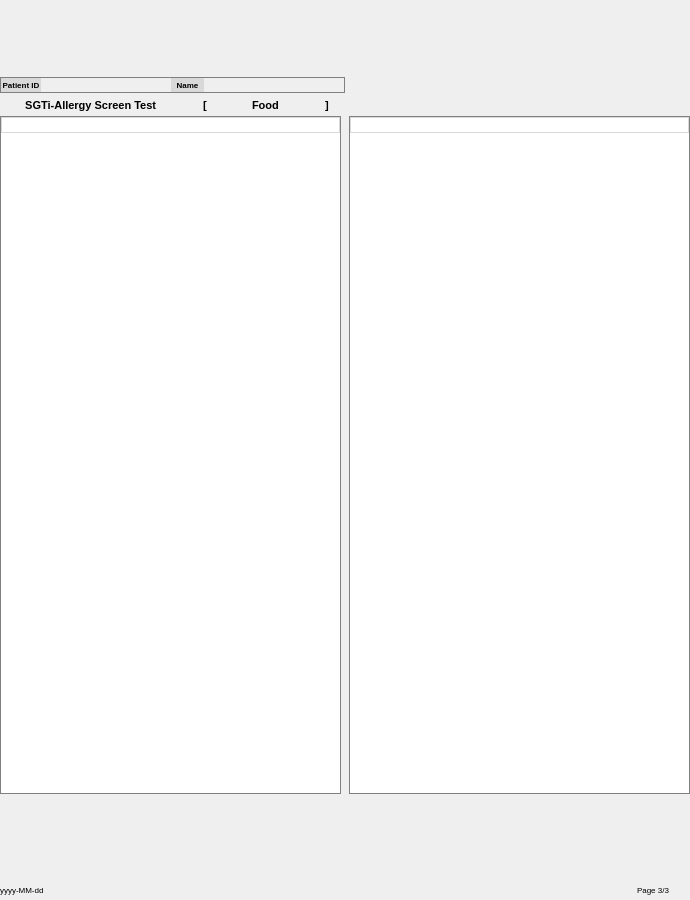
    <widget class="QWidget" name="widgetPage3" native="true">
     <property name="minimumSize">
      <size>
       <width>0</width>
       <height>900</height>
      </size>
     </property>
     <property name="maximumSize">
      <size>
       <width>16777215</width>
       <height>900</height>
      </size>
     </property>
     <layout class="QVBoxLayout" name="verticalLayout_24">
      <property name="spacing">
       <number>0</number>
      </property>
      <property name="leftMargin">
       <number>0</number>
      </property>
      <property name="topMargin">
       <number>0</number>
      </property>
      <property name="rightMargin">
       <number>0</number>
      </property>
      <property name="bottomMargin">
       <number>0</number>
      </property>
      <item>
       <layout class="QHBoxLayout" name="horizontalLayout_30">
        <property name="topMargin">
         <number>0</number>
        </property>
        <item>
         <widget class="QLabel" name="labelPage3LogoImage">
          <property name="minimumSize">
           <size>
            <width>0</width>
            <height>75</height>
           </size>
          </property>
          <property name="text">
           <string/>
          </property>
         </widget>
        </item>
       </layout>
      </item>
      <item>
       <layout class="QHBoxLayout" name="horizontalLayout_33">
        <property name="spacing">
         <number>0</number>
        </property>
        <property name="topMargin">
         <number>0</number>
        </property>
        <item>
         <widget class="QFrame" name="frame_8">
          <property name="minimumSize">
           <size>
            <width>345</width>
            <height>0</height>
           </size>
          </property>
          <property name="maximumSize">
           <size>
            <width>16777215</width>
            <height>16</height>
           </size>
          </property>
          <property name="styleSheet">
           <string notr="true">QFrame#frame_8 {
border: 1px solid #808080;
}</string>
          </property>
          <property name="frameShape">
           <enum>QFrame::StyledPanel</enum>
          </property>
          <property name="frameShadow">
           <enum>QFrame::Raised</enum>
          </property>
          <layout class="QHBoxLayout" name="horizontalLayout_17">
           <property name="spacing">
            <number>0</number>
           </property>
           <property name="leftMargin">
            <number>0</number>
           </property>
           <property name="topMargin">
            <number>0</number>
           </property>
           <property name="rightMargin">
            <number>0</number>
           </property>
           <property name="bottomMargin">
            <number>0</number>
           </property>
           <item>
            <widget class="QLabel" name="label_7">
             <property name="minimumSize">
              <size>
               <width>40</width>
               <height>0</height>
              </size>
             </property>
             <property name="font">
              <font>
               <family>Arial</family>
               <pointsize>6</pointsize>
               <weight>75</weight>
               <bold>true</bold>
              </font>
             </property>
             <property name="styleSheet">
              <string notr="true">background-color: #D9D9D9</string>
             </property>
             <property name="text">
              <string>Patient ID</string>
             </property>
             <property name="alignment">
              <set>Qt::AlignCenter</set>
             </property>
            </widget>
           </item>
           <item>
            <widget class="QLabel" name="labelPatientID2_2">
             <property name="minimumSize">
              <size>
               <width>130</width>
               <height>0</height>
              </size>
             </property>
             <property name="font">
              <font>
               <family>Arial</family>
               <pointsize>6</pointsize>
              </font>
             </property>
             <property name="text">
              <string/>
             </property>
             <property name="alignment">
              <set>Qt::AlignCenter</set>
             </property>
            </widget>
           </item>
           <item>
            <widget class="QLabel" name="label_9">
             <property name="minimumSize">
              <size>
               <width>30</width>
               <height>0</height>
              </size>
             </property>
             <property name="font">
              <font>
               <family>Arial</family>
               <pointsize>6</pointsize>
               <weight>75</weight>
               <bold>true</bold>
              </font>
             </property>
             <property name="styleSheet">
              <string notr="true">background-color: #D9D9D9</string>
             </property>
             <property name="text">
              <string>Name</string>
             </property>
             <property name="alignment">
              <set>Qt::AlignCenter</set>
             </property>
            </widget>
           </item>
           <item>
            <widget class="QLabel" name="labelPatientName2_2">
             <property name="minimumSize">
              <size>
               <width>140</width>
               <height>0</height>
              </size>
             </property>
             <property name="font">
              <font>
               <family>Arial</family>
               <pointsize>6</pointsize>
              </font>
             </property>
             <property name="text">
              <string/>
             </property>
             <property name="alignment">
              <set>Qt::AlignCenter</set>
             </property>
            </widget>
           </item>
          </layout>
         </widget>
        </item>
        <item>
         <spacer name="horizontalSpacer_17">
          <property name="orientation">
           <enum>Qt::Horizontal</enum>
          </property>
          <property name="sizeHint" stdset="0">
           <size>
            <width>345</width>
            <height>20</height>
           </size>
          </property>
         </spacer>
        </item>
       </layout>
      </item>
      <item>
       <layout class="QHBoxLayout" name="horizontalLayout_32" stretch="0,0,0,0,0,0,0,0">
        <property name="spacing">
         <number>0</number>
        </property>
        <property name="leftMargin">
         <number>10</number>
        </property>
        <property name="topMargin">
         <number>0</number>
        </property>
        <property name="bottomMargin">
         <number>0</number>
        </property>
        <item>
         <widget class="QLabel" name="labelPage3SubTitle">
          <property name="font">
           <font>
            <family>Arial</family>
            <pointsize>8</pointsize>
            <weight>75</weight>
            <bold>true</bold>
           </font>
          </property>
          <property name="text">
           <string>     SGTi-Allergy Screen Test</string>
          </property>
         </widget>
        </item>
        <item>
         <spacer name="horizontalSpacer_13">
          <property name="orientation">
           <enum>Qt::Horizontal</enum>
          </property>
          <property name="sizeHint" stdset="0">
           <size>
            <width>10</width>
            <height>20</height>
           </size>
          </property>
         </spacer>
        </item>
        <item>
         <widget class="QLabel" name="label_35">
          <property name="font">
           <font>
            <family>Arial</family>
            <pointsize>8</pointsize>
            <weight>75</weight>
            <bold>true</bold>
           </font>
          </property>
          <property name="text">
           <string>[</string>
          </property>
         </widget>
        </item>
        <item>
         <spacer name="horizontalSpacer_14">
          <property name="orientation">
           <enum>Qt::Horizontal</enum>
          </property>
          <property name="sizeHint" stdset="0">
           <size>
            <width>10</width>
            <height>20</height>
           </size>
          </property>
         </spacer>
        </item>
        <item>
         <widget class="QLabel" name="labelPage3Panel">
          <property name="font">
           <font>
            <family>Arial</family>
            <pointsize>8</pointsize>
            <weight>75</weight>
            <bold>true</bold>
           </font>
          </property>
          <property name="text">
           <string>Food</string>
          </property>
         </widget>
        </item>
        <item>
         <spacer name="horizontalSpacer_15">
          <property name="orientation">
           <enum>Qt::Horizontal</enum>
          </property>
          <property name="sizeHint" stdset="0">
           <size>
            <width>10</width>
            <height>20</height>
           </size>
          </property>
         </spacer>
        </item>
        <item>
         <widget class="QLabel" name="label_37">
          <property name="minimumSize">
           <size>
            <width>20</width>
            <height>0</height>
           </size>
          </property>
          <property name="font">
           <font>
            <family>Arial</family>
            <pointsize>8</pointsize>
            <weight>75</weight>
            <bold>true</bold>
           </font>
          </property>
          <property name="text">
           <string>]</string>
          </property>
         </widget>
        </item>
        <item>
         <spacer name="horizontalSpacer_16">
          <property name="orientation">
           <enum>Qt::Horizontal</enum>
          </property>
          <property name="sizeHint" stdset="0">
           <size>
            <width>345</width>
            <height>20</height>
           </size>
          </property>
         </spacer>
        </item>
       </layout>
      </item>
      <item>
       <layout class="QVBoxLayout" name="verticalLayout_18">
        <property name="bottomMargin">
         <number>10</number>
        </property>
        <item>
         <layout class="QHBoxLayout" name="horizontalLayout_34" stretch="1,1">
          <property name="spacing">
           <number>8</number>
          </property>
          <property name="leftMargin">
           <number>0</number>
          </property>
          <item>
           <layout class="QVBoxLayout" name="verticalLayout_19" stretch="0">
            <property name="spacing">
             <number>0</number>
            </property>
            <item>
             <widget class="QFrame" name="frame_9">
              <property name="maximumSize">
               <size>
                <width>16777215</width>
                <height>678</height>
               </size>
              </property>
              <property name="styleSheet">
               <string notr="true">QFrame#frame_9 {
border: 1px solid #808080;
}</string>
              </property>
              <property name="frameShape">
               <enum>QFrame::StyledPanel</enum>
              </property>
              <property name="frameShadow">
               <enum>QFrame::Raised</enum>
              </property>
              <layout class="QVBoxLayout" name="verticalLayout_20" stretch="0,1">
               <property name="spacing">
                <number>0</number>
               </property>
               <property name="leftMargin">
                <number>0</number>
               </property>
               <property name="topMargin">
                <number>0</number>
               </property>
               <property name="rightMargin">
                <number>0</number>
               </property>
               <property name="bottomMargin">
                <number>0</number>
               </property>
               <item>
                <widget class="QTableWidget" name="tableBandList1HeaderPage3">
                 <property name="minimumSize">
                  <size>
                   <width>0</width>
                   <height>16</height>
                  </size>
                 </property>
                 <property name="maximumSize">
                  <size>
                   <width>16777215</width>
                   <height>16</height>
                  </size>
                 </property>
                 <property name="font">
                  <font>
                   <family>Arial</family>
                   <pointsize>6</pointsize>
                  </font>
                 </property>
                 <property name="styleSheet">
                  <string notr="true">QTableWidget#tableBandList1HeaderPage3
{
border : 1px solid #D9D9D9;
}</string>
                 </property>
                 <property name="frameShape">
                  <enum>QFrame::NoFrame</enum>
                 </property>
                 <property name="verticalScrollBarPolicy">
                  <enum>Qt::ScrollBarAlwaysOff</enum>
                 </property>
                 <property name="horizontalScrollBarPolicy">
                  <enum>Qt::ScrollBarAlwaysOff</enum>
                 </property>
                 <property name="showGrid">
                  <bool>false</bool>
                 </property>
                 <property name="rowCount">
                  <number>0</number>
                 </property>
                 <property name="columnCount">
                  <number>12</number>
                 </property>
                 <attribute name="horizontalHeaderVisible">
                  <bool>false</bool>
                 </attribute>
                 <attribute name="horizontalHeaderDefaultSectionSize">
                  <number>14</number>
                 </attribute>
                 <attribute name="horizontalHeaderMinimumSectionSize">
                  <number>14</number>
                 </attribute>
                 <attribute name="verticalHeaderVisible">
                  <bool>false</bool>
                 </attribute>
                 <attribute name="verticalHeaderCascadingSectionResizes">
                  <bool>true</bool>
                 </attribute>
                 <attribute name="verticalHeaderDefaultSectionSize">
                  <number>16</number>
                 </attribute>
                 <attribute name="verticalHeaderMinimumSectionSize">
                  <number>16</number>
                 </attribute>
                 <column>
                  <property name="text">
                   <string>No</string>
                  </property>
                 </column>
                 <column>
                  <property name="text">
                   <string>Group</string>
                  </property>
                 </column>
                 <column>
                  <property name="text">
                   <string>New Column</string>
                  </property>
                 </column>
                 <column>
                  <property name="text">
                   <string>Code</string>
                  </property>
                 </column>
                 <column>
                  <property name="text">
                   <string>IU/mL</string>
                  </property>
                 </column>
                 <column>
                  <property name="text">
                   <string>New Column</string>
                  </property>
                 </column>
                 <column>
                  <property name="text">
                   <string>Class¹</string>
                  </property>
                 </column>
                 <column>
                  <property name="text">
                   <string>1</string>
                  </property>
                 </column>
                 <column>
                  <property name="text">
                   <string>2</string>
                  </property>
                 </column>
                 <column>
                  <property name="text">
                   <string>3</string>
                  </property>
                 </column>
                 <column>
                  <property name="text">
                   <string>4</string>
                  </property>
                 </column>
                 <column>
                  <property name="text">
                   <string>6</string>
                  </property>
                 </column>
                </widget>
               </item>
               <item>
                <widget class="QTableWidget" name="tableBandList1Page3">
                 <property name="font">
                  <font>
                   <family>Arial</family>
                   <pointsize>6</pointsize>
                  </font>
                 </property>
                 <property name="styleSheet">
                  <string notr="true">QTableWidget#tableBandList1Page3
{
border : 0px solid #D9D9D9;
}

QTableWidget#tableBandList1Page3::item
{
border-bottom: 1px solid #D9D9D9;
border-right: 1px solid #D9D9D9;
border-top: 0px solid #D9D9D9;
border-left: 0px solid #D9D9D9;
margin: 0px;
}</string>
                 </property>
                 <property name="frameShape">
                  <enum>QFrame::NoFrame</enum>
                 </property>
                 <property name="verticalScrollBarPolicy">
                  <enum>Qt::ScrollBarAlwaysOff</enum>
                 </property>
                 <property name="horizontalScrollBarPolicy">
                  <enum>Qt::ScrollBarAlwaysOff</enum>
                 </property>
                 <property name="showGrid">
                  <bool>false</bool>
                 </property>
                 <property name="gridStyle">
                  <enum>Qt::NoPen</enum>
                 </property>
                 <property name="columnCount">
                  <number>12</number>
                 </property>
                 <attribute name="horizontalHeaderVisible">
                  <bool>false</bool>
                 </attribute>
                 <attribute name="horizontalHeaderDefaultSectionSize">
                  <number>13</number>
                 </attribute>
                 <attribute name="horizontalHeaderMinimumSectionSize">
                  <number>13</number>
                 </attribute>
                 <attribute name="verticalHeaderVisible">
                  <bool>false</bool>
                 </attribute>
                 <attribute name="verticalHeaderCascadingSectionResizes">
                  <bool>true</bool>
                 </attribute>
                 <attribute name="verticalHeaderDefaultSectionSize">
                  <number>22</number>
                 </attribute>
                 <attribute name="verticalHeaderMinimumSectionSize">
                  <number>22</number>
                 </attribute>
                 <column/>
                 <column/>
                 <column/>
                 <column/>
                 <column/>
                 <column/>
                 <column/>
                 <column/>
                 <column/>
                 <column/>
                 <column/>
                 <column/>
                </widget>
               </item>
              </layout>
             </widget>
            </item>
           </layout>
          </item>
          <item>
           <layout class="QVBoxLayout" name="verticalLayout_21" stretch="0">
            <property name="spacing">
             <number>0</number>
            </property>
            <property name="topMargin">
             <number>0</number>
            </property>
            <item>
             <layout class="QVBoxLayout" name="verticalLayout_22" stretch="0">
              <property name="spacing">
               <number>0</number>
              </property>
              <property name="topMargin">
               <number>0</number>
              </property>
              <item>
               <widget class="QFrame" name="frame_10">
                <property name="maximumSize">
                 <size>
                  <width>16777215</width>
                  <height>678</height>
                 </size>
                </property>
                <property name="styleSheet">
                 <string notr="true">QFrame#frame_10 {
border: 1px solid #808080;
}</string>
                </property>
                <property name="frameShape">
                 <enum>QFrame::StyledPanel</enum>
                </property>
                <property name="frameShadow">
                 <enum>QFrame::Raised</enum>
                </property>
                <layout class="QVBoxLayout" name="verticalLayout_23" stretch="0,1">
                 <property name="spacing">
                  <number>0</number>
                 </property>
                 <property name="leftMargin">
                  <number>0</number>
                 </property>
                 <property name="topMargin">
                  <number>0</number>
                 </property>
                 <property name="rightMargin">
                  <number>0</number>
                 </property>
                 <property name="bottomMargin">
                  <number>0</number>
                 </property>
                 <item>
                  <widget class="QTableWidget" name="tableBandList2HeaderPage3">
                   <property name="minimumSize">
                    <size>
                     <width>0</width>
                     <height>16</height>
                    </size>
                   </property>
                   <property name="maximumSize">
                    <size>
                     <width>16777215</width>
                     <height>16</height>
                    </size>
                   </property>
                   <property name="font">
                    <font>
                     <family>Arial</family>
                     <pointsize>6</pointsize>
                    </font>
                   </property>
                   <property name="styleSheet">
                    <string notr="true">QTableWidget#tableBandList2HeaderPage3
{
border : 1px solid #D9D9D9;
}</string>
                   </property>
                   <property name="frameShape">
                    <enum>QFrame::NoFrame</enum>
                   </property>
                   <property name="verticalScrollBarPolicy">
                    <enum>Qt::ScrollBarAlwaysOff</enum>
                   </property>
                   <property name="horizontalScrollBarPolicy">
                    <enum>Qt::ScrollBarAlwaysOff</enum>
                   </property>
                   <property name="showGrid">
                    <bool>false</bool>
                   </property>
                   <property name="rowCount">
                    <number>0</number>
                   </property>
                   <attribute name="horizontalHeaderVisible">
                    <bool>false</bool>
                   </attribute>
                   <attribute name="horizontalHeaderDefaultSectionSize">
                    <number>14</number>
                   </attribute>
                   <attribute name="horizontalHeaderMinimumSectionSize">
                    <number>14</number>
                   </attribute>
                   <attribute name="verticalHeaderVisible">
                    <bool>false</bool>
                   </attribute>
                   <attribute name="verticalHeaderCascadingSectionResizes">
                    <bool>true</bool>
                   </attribute>
                   <attribute name="verticalHeaderDefaultSectionSize">
                    <number>16</number>
                   </attribute>
                   <attribute name="verticalHeaderMinimumSectionSize">
                    <number>16</number>
                   </attribute>
                   <column>
                    <property name="text">
                     <string>No</string>
                    </property>
                   </column>
                   <column>
                    <property name="text">
                     <string>Group</string>
                    </property>
                   </column>
                   <column>
                    <property name="text">
                     <string>Allergen</string>
                    </property>
                   </column>
                   <column>
                    <property name="text">
                     <string>Code</string>
                    </property>
                   </column>
                   <column>
                    <property name="text">
                     <string>IU/mL</string>
                    </property>
                   </column>
                   <column>
                    <property name="text">
                     <string>New Column</string>
                    </property>
                   </column>
                   <column>
                    <property name="text">
                     <string>Class¹</string>
                    </property>
                   </column>
                   <column>
                    <property name="text">
                     <string>1</string>
                    </property>
                   </column>
                   <column>
                    <property name="text">
                     <string>2</string>
                    </property>
                   </column>
                   <column>
                    <property name="text">
                     <string>3</string>
                    </property>
                   </column>
                   <column>
                    <property name="text">
                     <string>4</string>
                    </property>
                   </column>
                   <column>
                    <property name="text">
                     <string>6</string>
                    </property>
                   </column>
                  </widget>
                 </item>
                 <item>
                  <widget class="QTableWidget" name="tableBandList2Page3">
                   <property name="font">
                    <font>
                     <family>Arial</family>
                     <pointsize>6</pointsize>
                    </font>
                   </property>
                   <property name="styleSheet">
                    <string notr="true">QTableWidget#tableBandList2Page3
{
border : 0px solid #D9D9D9;
}

QTableWidget#tableBandList2Page3::item
{
border-bottom: 1px solid #D9D9D9;
border-right: 1px solid #D9D9D9;
border-top: 0px solid #D9D9D9;
border-left: 0px solid #D9D9D9;
margin: 0px;
}</string>
                   </property>
                   <property name="frameShape">
                    <enum>QFrame::NoFrame</enum>
                   </property>
                   <property name="verticalScrollBarPolicy">
                    <enum>Qt::ScrollBarAlwaysOff</enum>
                   </property>
                   <property name="horizontalScrollBarPolicy">
                    <enum>Qt::ScrollBarAlwaysOff</enum>
                   </property>
                   <property name="showGrid">
                    <bool>false</bool>
                   </property>
                   <property name="columnCount">
                    <number>12</number>
                   </property>
                   <attribute name="horizontalHeaderVisible">
                    <bool>false</bool>
                   </attribute>
                   <attribute name="horizontalHeaderDefaultSectionSize">
                    <number>13</number>
                   </attribute>
                   <attribute name="horizontalHeaderMinimumSectionSize">
                    <number>13</number>
                   </attribute>
                   <attribute name="verticalHeaderVisible">
                    <bool>false</bool>
                   </attribute>
                   <attribute name="verticalHeaderCascadingSectionResizes">
                    <bool>true</bool>
                   </attribute>
                   <attribute name="verticalHeaderDefaultSectionSize">
                    <number>22</number>
                   </attribute>
                   <attribute name="verticalHeaderMinimumSectionSize">
                    <number>22</number>
                   </attribute>
                   <column/>
                   <column/>
                   <column/>
                   <column/>
                   <column/>
                   <column/>
                   <column/>
                   <column/>
                   <column/>
                   <column/>
                   <column/>
                   <column/>
                  </widget>
                 </item>
                </layout>
               </widget>
              </item>
             </layout>
            </item>
           </layout>
          </item>
         </layout>
        </item>
       </layout>
      </item>
      <item>
       <layout class="QHBoxLayout" name="horizontalLayout_29" stretch="0">
        <property name="spacing">
         <number>0</number>
        </property>
        <item>
         <widget class="QLabel" name="labelPage3Logo1Image">
          <property name="minimumSize">
           <size>
            <width>0</width>
            <height>75</height>
           </size>
          </property>
          <property name="text">
           <string/>
          </property>
         </widget>
        </item>
       </layout>
      </item>
      <item>
       <layout class="QHBoxLayout" name="horizontalLayout_31">
        <property name="spacing">
         <number>0</number>
        </property>
        <property name="rightMargin">
         <number>20</number>
        </property>
        <item>
         <widget class="QLabel" name="labelDatePage3">
          <property name="font">
           <font>
            <family>Arial</family>
            <pointsize>6</pointsize>
           </font>
          </property>
          <property name="text">
           <string>yyyy-MM-dd</string>
          </property>
         </widget>
        </item>
        <item>
         <spacer name="horizontalSpacer_12">
          <property name="orientation">
           <enum>Qt::Horizontal</enum>
          </property>
          <property name="sizeHint" stdset="0">
           <size>
            <width>40</width>
            <height>20</height>
           </size>
          </property>
         </spacer>
        </item>
        <item>
         <widget class="QLabel" name="label_39">
          <property name="font">
           <font>
            <family>Arial</family>
            <pointsize>6</pointsize>
           </font>
          </property>
          <property name="text">
           <string>Page 3/3</string>
          </property>
         </widget>
        </item>
       </layout>
      </item>
     </layout>
    </widget>
